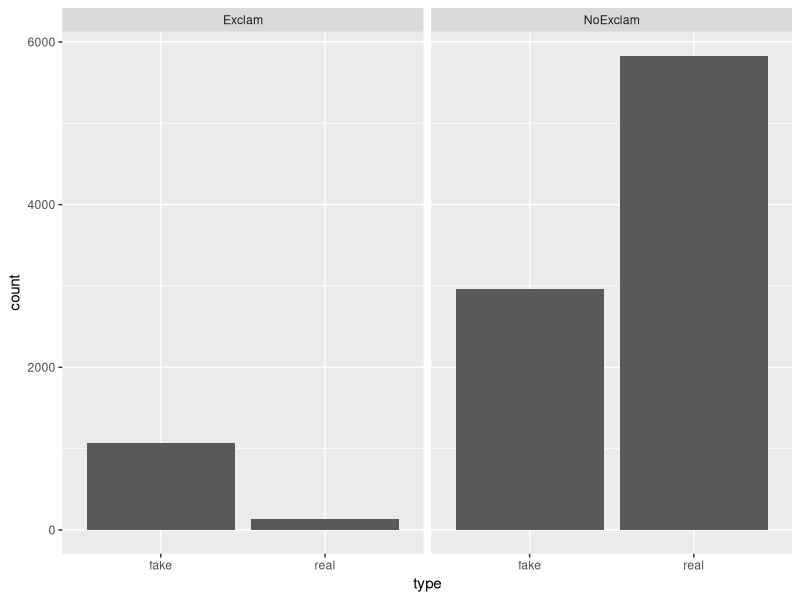
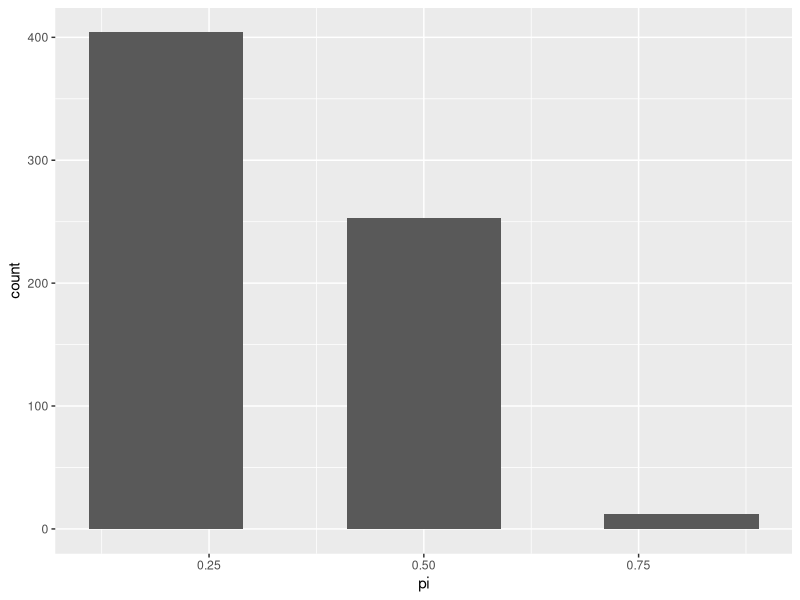

The R script that drew these images, in order:
## ---- chunk 1
DiagrammeR::grViz("
  digraph {
  
  # node statement
  node [shape = oval]
  a [label = 'Prior: 40% of the article are fake'];
  b [label = 'Data: ! more common among fake news'];
  c [label = 'Posterior: Is the article fake or not?!'];

  # edge statement
  a -> c b -> c
  }")
## ---- chunk 2
Fake <- c(0.1067, 0.2933, 0.4)
Real <- c(0.0133, 0.5867, 0.6)
Total <- c(0.12, 0.88, 1)
joint_p <- data.frame(Fake, Real, Total, row.names = c("Exclam", "No Exclam", "Total"))
knitr::kable(joint_p)
## ---- chunk 3
library(dplyr)
library(ggplot2)
set.seed(84735)
# Define possible articles
article <- data.frame(type = c("real", "fake"))

# Define the prior model
prior <- c(0.6, 0.4)
article_sim <- dplyr::sample_n(article, size = 10000, 
                        weight = prior, 
                        replace = TRUE)
# dats model
article_sim <- article_sim %>% 
  mutate(data_model = case_when(type == "fake" ~ 0.2667,
                                type == "real" ~ 0.0222))


# Simulate exclamation point usage 
data <- c("NoExclam", "Exclam")

set.seed(3)
# Rbase simplier ? 
article_sim <- article_sim %>%
  group_by(1:n()) %>% 
  mutate(usage = sample(data, size = 1, 
                        prob = c(1 - data_model, data_model)))

ggplot(article_sim, aes(x = type)) + 
  geom_bar() + 
  facet_wrap(~ usage)

## ---- chunk 4
pi <- c(0.2, 0.5, 0.8, "total")
# pmf : probability mass functions
pmf <- c(0.1, 0.25, 0.65, 1)
prior_pi <- data.frame(pi, pmf)
knitr::kable(t(prior_pi))
## ---- chunk 5
# Define possible win probabilities
chess <- data.frame(pi = c(0.2, 0.5, 0.8))

# Define the prior model
prior <- c(0.10, 0.25, 0.65)

# Simulate 10000 values of pi from the prior
set.seed(84735)
chess_sim <- sample_n(chess, size = 10000, weight = prior, replace = TRUE)

chess_sim <- chess_sim %>% 
  mutate(y = rbinom(10000, size = 6, prob = pi))

# Focus on simulations with y = 1
win_one <- chess_sim %>% 
  filter(y == 1)


# Plot the posterior approximation
ggplot(win_one, aes(x = pi)) + 
  geom_bar()
